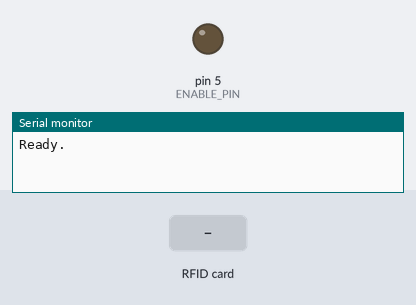
Simulated run of this sketch. Board: Arduino Uno, built with avr-gcc and run on an emulated ATmega328P. Parts: output pins drawn as LEDs (lit = HIGH), the last lines printed to the serial monitor. Inputs (shaded band) come from the test bench. Pins used as bus, display or sensor lines are not drawn.

Above: at 1.2 s.
1.3 s: RFID card 5E 7A 19 C4 held to the reader
At 2.3 s:
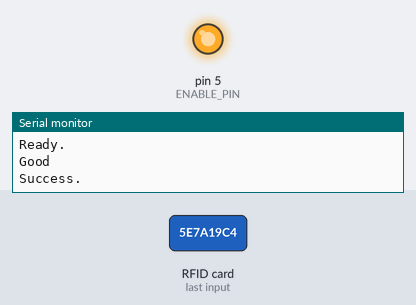
Timing chart, 0 to 4.3 s (numbered marks = the images above; inputs shaded):
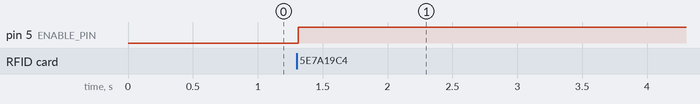

The sketch:

rfid_auth.ino
```cpp
#include <SPI.h>
#include <MFRC522.h>

#define RST_PIN 9
#define SS_PIN 10
#define ENABLE_PIN 5

MFRC522 mfrc522(SS_PIN, RST_PIN);
MFRC522::MIFARE_Key key;
MFRC522::StatusCode auth_status;

void setup(){

  Serial.begin(9600); // Serial Frequency
  SPI.begin();  // Initialize Serial Peripheral Interface
  mfrc522.PCD_Init(); // Initialize reader
  delay(4); // Ensure time to setup reader
  pinMode(ENABLE_PIN, OUTPUT);  // Set digital pin behavior
  digitalWrite(ENABLE_PIN,LOW); // Start drive disabled
  Serial.println(F("Ready."));

}

void read_data(){

  // Set to defaul Key
  for (byte i(0); i < 6; i++){
    key.keyByte[i] = 0xFF;

  }

  // Block to get key from
  byte block = 1;

  // Authenticate
  auth_status = mfrc522.PCD_Authenticate(MFRC522::PICC_CMD_MF_AUTH_KEY_B, block, &key, &(mfrc522.uid));

  // Set pin high if authenticated
  if (auth_status == MFRC522::STATUS_OK){
    Serial.print(F("Good\n"));
    digitalWrite(ENABLE_PIN, HIGH);
  }
  else{
    Serial.print(F("Bad\n"));
  }

  // Some debugging output
  Serial.print(mfrc522.GetStatusCodeName(auth_status));
  Serial.print(F("\n"));
  mfrc522.PCD_StopCrypto1();
}

void loop(){

  // If new card
  if (! mfrc522.PICC_IsNewCardPresent()){
    return;
  }
  // If card is readable
  if ( ! mfrc522.PICC_ReadCardSerial()) {
    return;
  }

  // Read data
  read_data();

}
```

Measured:
- after the input at 1.3 s, pin 5 (ENABLE_PIN): LOW → HIGH at once
